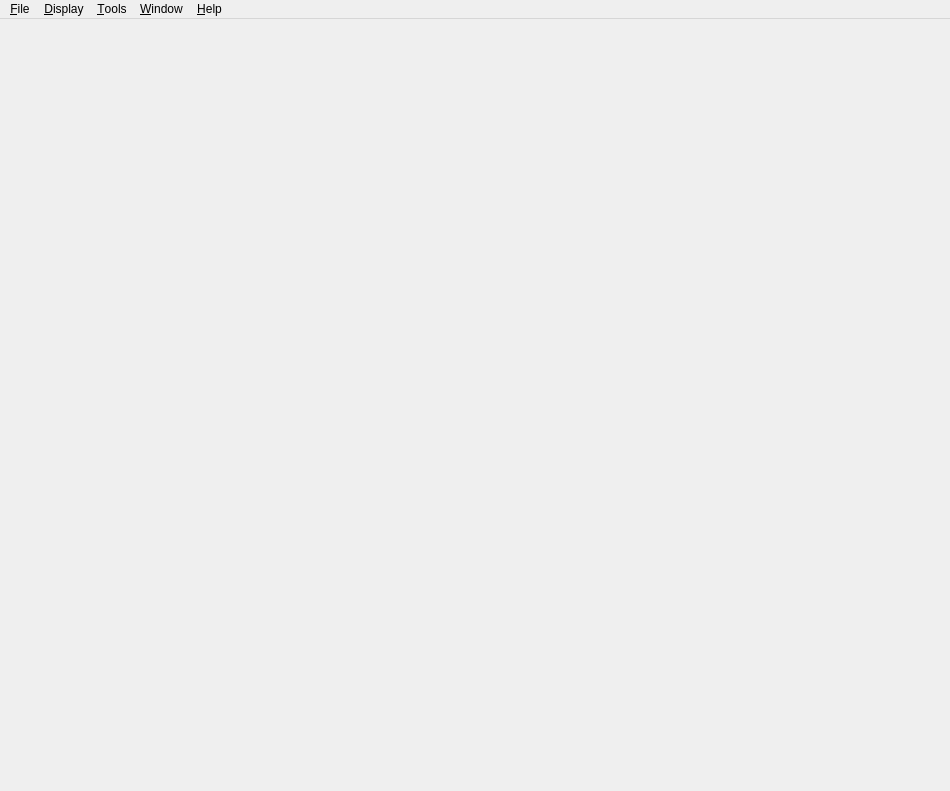
<?xml version="1.0" encoding="UTF-8"?>
<ui version="4.0">
 <class>Mayo::MainWindow</class>
 <widget class="QMainWindow" name="Mayo::MainWindow">
  <property name="geometry">
   <rect>
    <x>0</x>
    <y>0</y>
    <width>950</width>
    <height>791</height>
   </rect>
  </property>
  <property name="windowTitle">
   <string>Mayo</string>
  </property>
  <widget class="QWidget" name="centralWidget">
   <layout class="QVBoxLayout" name="verticalLayout_4">
    <property name="spacing">
     <number>0</number>
    </property>
    <property name="leftMargin">
     <number>0</number>
    </property>
    <property name="topMargin">
     <number>0</number>
    </property>
    <property name="rightMargin">
     <number>0</number>
    </property>
    <property name="bottomMargin">
     <number>0</number>
    </property>
    <item>
     <widget class="QStackedWidget" name="stack_Main">
      <property name="currentIndex">
       <number>0</number>
      </property>
      <widget class="QWidget" name="page_MainHome">
       <layout class="QVBoxLayout" name="verticalLayout_8">
        <property name="spacing">
         <number>20</number>
        </property>
        <item>
         <widget class="QWidget" name="widget_MainHome" native="true">
          <layout class="QVBoxLayout" name="verticalLayout_9">
           <property name="leftMargin">
            <number>0</number>
           </property>
           <property name="topMargin">
            <number>0</number>
           </property>
           <property name="rightMargin">
            <number>0</number>
           </property>
           <property name="bottomMargin">
            <number>0</number>
           </property>
           <item>
            <spacer name="verticalSpacer">
             <property name="orientation">
              <enum>Qt::Vertical</enum>
             </property>
             <property name="sizeType">
              <enum>QSizePolicy::Fixed</enum>
             </property>
             <property name="sizeHint" stdset="0">
              <size>
               <width>20</width>
               <height>40</height>
              </size>
             </property>
            </spacer>
           </item>
           <item>
            <widget class="WidgetHomeFiles" name="widget_HomeFiles" native="true">
             <widget class="QLabel" name="label_AppIcon">
              <property name="geometry">
               <rect>
                <x>0</x>
                <y>-70</y>
                <width>932</width>
                <height>350</height>
               </rect>
              </property>
              <property name="text">
               <string/>
              </property>
              <property name="pixmap">
               <pixmap resource="../../mayo.qrc">:/images/appicon_128.png</pixmap>
              </property>
              <property name="alignment">
               <set>Qt::AlignHCenter|Qt::AlignTop</set>
              </property>
             </widget>
            </widget>
           </item>
          </layout>
         </widget>
        </item>
       </layout>
      </widget>
      <widget class="QWidget" name="page_MainControl">
       <layout class="QVBoxLayout" name="verticalLayout_7">
        <property name="leftMargin">
         <number>0</number>
        </property>
        <property name="topMargin">
         <number>0</number>
        </property>
        <property name="rightMargin">
         <number>0</number>
        </property>
        <property name="bottomMargin">
         <number>0</number>
        </property>
        <item>
         <widget class="QSplitter" name="splitter_Main">
          <property name="orientation">
           <enum>Qt::Horizontal</enum>
          </property>
          <property name="childrenCollapsible">
           <bool>false</bool>
          </property>
          <widget class="QWidget" name="widget_Left" native="true">
           <layout class="QHBoxLayout" name="horizontalLayout_3">
            <property name="spacing">
             <number>0</number>
            </property>
            <property name="leftMargin">
             <number>0</number>
            </property>
            <property name="topMargin">
             <number>0</number>
            </property>
            <property name="rightMargin">
             <number>0</number>
            </property>
            <property name="bottomMargin">
             <number>0</number>
            </property>
            <item>
             <widget class="QWidget" name="widget_LeftContents" native="true">
              <layout class="QVBoxLayout" name="verticalLayout_5">
               <property name="spacing">
                <number>0</number>
               </property>
               <property name="leftMargin">
                <number>0</number>
               </property>
               <property name="topMargin">
                <number>0</number>
               </property>
               <property name="rightMargin">
                <number>0</number>
               </property>
               <property name="bottomMargin">
                <number>0</number>
               </property>
               <item>
                <widget class="QWidget" name="widget_LeftHeader" native="true">
                 <layout class="QHBoxLayout" name="Layout_WidgetLeftHeader">
                  <property name="spacing">
                   <number>1</number>
                  </property>
                  <property name="leftMargin">
                   <number>0</number>
                  </property>
                  <property name="topMargin">
                   <number>0</number>
                  </property>
                  <property name="rightMargin">
                   <number>4</number>
                  </property>
                  <property name="bottomMargin">
                   <number>0</number>
                  </property>
                  <item>
                   <widget class="QComboBox" name="combo_LeftContents">
                    <property name="sizePolicy">
                     <sizepolicy hsizetype="Preferred" vsizetype="Fixed">
                      <horstretch>1</horstretch>
                      <verstretch>0</verstretch>
                     </sizepolicy>
                    </property>
                    <property name="minimumSize">
                     <size>
                      <width>0</width>
                      <height>22</height>
                     </size>
                    </property>
                    <item>
                     <property name="text">
                      <string>Model tree</string>
                     </property>
                    </item>
                    <item>
                     <property name="text">
                      <string>Opened documents</string>
                     </property>
                    </item>
                    <item>
                     <property name="text">
                      <string>File system</string>
                     </property>
                    </item>
                   </widget>
                  </item>
                  <item>
                   <widget class="Line" name="line_SeparatorComboLeftContents">
                    <property name="frameShadow">
                     <enum>QFrame::Plain</enum>
                    </property>
                    <property name="orientation">
                     <enum>Qt::Vertical</enum>
                    </property>
                   </widget>
                  </item>
                  <item>
                   <widget class="QToolButton" name="btn_CloseLeftSideBar">
                    <property name="toolTip">
                     <string>Close Left Side Bar</string>
                    </property>
                    <property name="icon">
                     <iconset>
                      <normaloff>:/images/themes/classic/left-arrow-cross_16.png</normaloff>:/images/themes/classic/left-arrow-cross_16.png</iconset>
                    </property>
                    <property name="autoRaise">
                     <bool>true</bool>
                    </property>
                   </widget>
                  </item>
                 </layout>
                </widget>
               </item>
               <item>
                <widget class="QStackedWidget" name="stack_LeftContents">
                 <property name="currentIndex">
                  <number>0</number>
                 </property>
                 <widget class="QWidget" name="page_ModelTree">
                  <layout class="QVBoxLayout" name="verticalLayout_2">
                   <property name="leftMargin">
                    <number>0</number>
                   </property>
                   <property name="topMargin">
                    <number>0</number>
                   </property>
                   <property name="rightMargin">
                    <number>0</number>
                   </property>
                   <property name="bottomMargin">
                    <number>0</number>
                   </property>
                   <item>
                    <widget class="QSplitter" name="splitter_ModelTree">
                     <property name="orientation">
                      <enum>Qt::Vertical</enum>
                     </property>
                     <widget class="WidgetModelTree" name="widget_ModelTree" native="true">
                      <property name="sizePolicy">
                       <sizepolicy hsizetype="Preferred" vsizetype="Preferred">
                        <horstretch>0</horstretch>
                        <verstretch>1</verstretch>
                       </sizepolicy>
                      </property>
                     </widget>
                     <widget class="WidgetPropertiesEditor" name="widget_Properties" native="true"/>
                    </widget>
                   </item>
                  </layout>
                 </widget>
                 <widget class="QWidget" name="page_OpenedDocuments">
                  <layout class="QVBoxLayout" name="verticalLayout_6">
                   <property name="leftMargin">
                    <number>0</number>
                   </property>
                   <property name="topMargin">
                    <number>0</number>
                   </property>
                   <property name="rightMargin">
                    <number>0</number>
                   </property>
                   <property name="bottomMargin">
                    <number>0</number>
                   </property>
                   <item>
                    <widget class="QListView" name="listView_OpenedDocuments">
                     <property name="horizontalScrollBarPolicy">
                      <enum>Qt::ScrollBarAlwaysOff</enum>
                     </property>
                     <property name="editTriggers">
                      <set>QAbstractItemView::NoEditTriggers</set>
                     </property>
                     <property name="textElideMode">
                      <enum>Qt::ElideMiddle</enum>
                     </property>
                    </widget>
                   </item>
                  </layout>
                 </widget>
                 <widget class="QWidget" name="page_FileSystem">
                  <layout class="QVBoxLayout" name="verticalLayout_3">
                   <property name="leftMargin">
                    <number>0</number>
                   </property>
                   <property name="topMargin">
                    <number>0</number>
                   </property>
                   <property name="rightMargin">
                    <number>0</number>
                   </property>
                   <property name="bottomMargin">
                    <number>0</number>
                   </property>
                   <item>
                    <widget class="WidgetFileSystem" name="widget_FileSystem" native="true"/>
                   </item>
                  </layout>
                 </widget>
                </widget>
               </item>
              </layout>
             </widget>
            </item>
           </layout>
          </widget>
          <widget class="QWidget" name="widget_Right" native="true">
           <layout class="QVBoxLayout" name="verticalLayout">
            <property name="spacing">
             <number>0</number>
            </property>
            <property name="leftMargin">
             <number>1</number>
            </property>
            <property name="topMargin">
             <number>0</number>
            </property>
            <property name="rightMargin">
             <number>0</number>
            </property>
            <property name="bottomMargin">
             <number>1</number>
            </property>
            <item>
             <widget class="QWidget" name="widget_ControlGuiDocuments" native="true">
              <layout class="QHBoxLayout" name="horizontalLayout">
               <property name="spacing">
                <number>1</number>
               </property>
               <property name="leftMargin">
                <number>2</number>
               </property>
               <property name="topMargin">
                <number>0</number>
               </property>
               <property name="rightMargin">
                <number>0</number>
               </property>
               <property name="bottomMargin">
                <number>0</number>
               </property>
               <item>
                <widget class="QToolButton" name="btn_PreviousGuiDocument">
                 <property name="icon">
                  <iconset>
                   <normaloff>:/images/themes/classic/back_32.png</normaloff>:/images/themes/classic/back_32.png</iconset>
                 </property>
                 <property name="iconSize">
                  <size>
                   <width>12</width>
                   <height>12</height>
                  </size>
                 </property>
                 <property name="autoRaise">
                  <bool>true</bool>
                 </property>
                </widget>
               </item>
               <item>
                <widget class="QToolButton" name="btn_NextGuiDocument">
                 <property name="icon">
                  <iconset>
                   <normaloff>:/images/themes/classic/next_32.png</normaloff>:/images/themes/classic/next_32.png</iconset>
                 </property>
                 <property name="iconSize">
                  <size>
                   <width>12</width>
                   <height>12</height>
                  </size>
                 </property>
                 <property name="autoRaise">
                  <bool>true</bool>
                 </property>
                </widget>
               </item>
               <item>
                <widget class="QComboBox" name="combo_GuiDocuments">
                 <property name="minimumSize">
                  <size>
                   <width>0</width>
                   <height>22</height>
                  </size>
                 </property>
                 <property name="sizeAdjustPolicy">
                  <enum>QComboBox::AdjustToContents</enum>
                 </property>
                </widget>
               </item>
               <item>
                <widget class="Line" name="line">
                 <property name="frameShadow">
                  <enum>QFrame::Plain</enum>
                 </property>
                 <property name="orientation">
                  <enum>Qt::Vertical</enum>
                 </property>
                </widget>
               </item>
               <item>
                <widget class="QToolButton" name="btn_CloseGuiDocument">
                 <property name="icon">
                  <iconset>
                   <normaloff>:/images/themes/classic/cross_32.png</normaloff>:/images/themes/classic/cross_32.png</iconset>
                 </property>
                 <property name="iconSize">
                  <size>
                   <width>12</width>
                   <height>12</height>
                  </size>
                 </property>
                 <property name="autoRaise">
                  <bool>true</bool>
                 </property>
                </widget>
               </item>
               <item>
                <widget class="Line" name="line_2">
                 <property name="frameShadow">
                  <enum>QFrame::Plain</enum>
                 </property>
                 <property name="orientation">
                  <enum>Qt::Vertical</enum>
                 </property>
                </widget>
               </item>
               <item>
                <widget class="QWidget" name="widget_Spacer" native="true">
                 <property name="sizePolicy">
                  <sizepolicy hsizetype="Preferred" vsizetype="Preferred">
                   <horstretch>1</horstretch>
                   <verstretch>0</verstretch>
                  </sizepolicy>
                 </property>
                </widget>
               </item>
               <item>
                <widget class="QWidget" name="widget_MouseCoords" native="true">
                 <layout class="QHBoxLayout" name="horizontalLayout_7">
                  <property name="leftMargin">
                   <number>0</number>
                  </property>
                  <property name="topMargin">
                   <number>0</number>
                  </property>
                  <property name="rightMargin">
                   <number>0</number>
                  </property>
                  <property name="bottomMargin">
                   <number>0</number>
                  </property>
                  <item>
                   <layout class="QHBoxLayout" name="horizontalLayout_4">
                    <property name="spacing">
                     <number>0</number>
                    </property>
                    <item>
                     <widget class="QLabel" name="label_PosX">
                      <property name="text">
                       <string>X=</string>
                      </property>
                     </widget>
                    </item>
                    <item>
                     <widget class="QLabel" name="label_ValuePosX">
                      <property name="text">
                       <string>?</string>
                      </property>
                     </widget>
                    </item>
                   </layout>
                  </item>
                  <item>
                   <layout class="QHBoxLayout" name="horizontalLayout_5">
                    <property name="spacing">
                     <number>0</number>
                    </property>
                    <item>
                     <widget class="QLabel" name="label_PosY">
                      <property name="text">
                       <string>Y=</string>
                      </property>
                     </widget>
                    </item>
                    <item>
                     <widget class="QLabel" name="label_ValuePosY">
                      <property name="text">
                       <string>?</string>
                      </property>
                     </widget>
                    </item>
                   </layout>
                  </item>
                  <item>
                   <layout class="QHBoxLayout" name="horizontalLayout_6">
                    <property name="spacing">
                     <number>0</number>
                    </property>
                    <item>
                     <widget class="QLabel" name="label_PosZ">
                      <property name="text">
                       <string>Z=</string>
                      </property>
                     </widget>
                    </item>
                    <item>
                     <widget class="QLabel" name="label_ValuePosZ">
                      <property name="text">
                       <string>?</string>
                      </property>
                     </widget>
                    </item>
                   </layout>
                  </item>
                 </layout>
                </widget>
               </item>
              </layout>
             </widget>
            </item>
            <item>
             <widget class="QStackedWidget" name="stack_GuiDocuments">
              <property name="sizePolicy">
               <sizepolicy hsizetype="Expanding" vsizetype="Expanding">
                <horstretch>2</horstretch>
                <verstretch>0</verstretch>
               </sizepolicy>
              </property>
             </widget>
            </item>
           </layout>
          </widget>
         </widget>
        </item>
       </layout>
      </widget>
     </widget>
    </item>
   </layout>
  </widget>
  <widget class="QMenuBar" name="menuBar">
   <property name="geometry">
    <rect>
     <x>0</x>
     <y>0</y>
     <width>950</width>
     <height>21</height>
    </rect>
   </property>
   <widget class="QMenu" name="menu_File">
    <property name="title">
     <string>&amp;File</string>
    </property>
    <addaction name="actionNewDoc"/>
    <addaction name="actionOpen"/>
    <addaction name="actionRecentFiles"/>
    <addaction name="separator"/>
    <addaction name="actionImport"/>
    <addaction name="actionExportSelectedItems"/>
    <addaction name="separator"/>
    <addaction name="actionCloseDoc"/>
    <addaction name="actionCloseAllDocuments"/>
    <addaction name="actionCloseAllExcept"/>
    <addaction name="separator"/>
    <addaction name="actionQuit"/>
    <addaction name="actionSave"/>
    <addaction name="actionOpen2"/>
   </widget>
   <widget class="QMenu" name="menu_Help">
    <property name="title">
     <string>&amp;Help</string>
    </property>
    <addaction name="actionReportBug"/>
    <addaction name="separator"/>
    <addaction name="actionAboutMayo"/>
   </widget>
   <widget class="QMenu" name="menu_Options">
    <property name="title">
     <string>&amp;Tools</string>
    </property>
    <addaction name="actionSaveImageView"/>
    <addaction name="actionInspectXDE"/>
    <addaction name="separator"/>
    <addaction name="actionOptions"/>
   </widget>
   <widget class="QMenu" name="menu_Window">
    <property name="title">
     <string>&amp;Window</string>
    </property>
    <addaction name="actionToggleFullscreen"/>
    <addaction name="actionToggleLeftSidebar"/>
    <addaction name="separator"/>
    <addaction name="actionPreviousDoc"/>
    <addaction name="actionNextDoc"/>
   </widget>
   <widget class="QMenu" name="menu_Display">
    <property name="title">
     <string>&amp;Display</string>
    </property>
    <widget class="QMenu" name="menu_Projection">
     <property name="title">
      <string>Projection</string>
     </property>
     <addaction name="actionProjectionOrthographic"/>
     <addaction name="actionProjectionPerspective"/>
    </widget>
    <addaction name="menu_Projection"/>
    <addaction name="actionToggleOriginTrihedron"/>
    <addaction name="separator"/>
    <addaction name="actionZoomIn"/>
    <addaction name="actionZoomOut"/>
   </widget>
   <addaction name="menu_File"/>
   <addaction name="menu_Display"/>
   <addaction name="menu_Options"/>
   <addaction name="menu_Window"/>
   <addaction name="menu_Help"/>
  </widget>
  <action name="actionNewDoc">
   <property name="text">
    <string>New</string>
   </property>
   <property name="shortcut">
    <string>Ctrl+N</string>
   </property>
  </action>
  <action name="actionImport">
   <property name="text">
    <string>Import</string>
   </property>
  </action>
  <action name="actionQuit">
   <property name="text">
    <string>Quit</string>
   </property>
  </action>
  <action name="actionOpen">
   <property name="text">
    <string>Open</string>
   </property>
   <property name="shortcut">
    <string>Ctrl+O</string>
   </property>
  </action>
  <action name="actionAboutMayo">
   <property name="text">
    <string>About Mayo</string>
   </property>
  </action>
  <action name="actionReportBug">
   <property name="text">
    <string>Report Bug</string>
   </property>
  </action>
  <action name="actionOptions">
   <property name="text">
    <string>Options</string>
   </property>
  </action>
  <action name="actionSaveImageView">
   <property name="icon">
    <iconset>
     <normaloff>:/images/themes/classic/camera_32.png</normaloff>:/images/themes/classic/camera_32.png</iconset>
   </property>
   <property name="text">
    <string>Save View to Image</string>
   </property>
  </action>
  <action name="actionExportSelectedItems">
   <property name="text">
    <string>Export selected items</string>
   </property>
  </action>
  <action name="actionInspectXDE">
   <property name="text">
    <string>Inspect XDE</string>
   </property>
  </action>
  <action name="actionPreviousDoc">
   <property name="icon">
    <iconset>
     <normaloff>:/images/previous.png</normaloff>:/images/previous.png</iconset>
   </property>
   <property name="text">
    <string>Previous Document</string>
   </property>
   <property name="toolTip">
    <string>Previous Document</string>
   </property>
   <property name="shortcut">
    <string>Alt+Left</string>
   </property>
  </action>
  <action name="actionNextDoc">
   <property name="icon">
    <iconset>
     <normaloff>:/images/next.png</normaloff>:/images/next.png</iconset>
   </property>
   <property name="text">
    <string>Next Document</string>
   </property>
   <property name="toolTip">
    <string>Next Document</string>
   </property>
   <property name="shortcut">
    <string>Alt+Right</string>
   </property>
  </action>
  <action name="actionCloseDoc">
   <property name="icon">
    <iconset>
     <normaloff>:/images/close.png</normaloff>:/images/close.png</iconset>
   </property>
   <property name="text">
    <string>Close &quot;%1&quot;</string>
   </property>
   <property name="shortcut">
    <string>Ctrl+W</string>
   </property>
  </action>
  <action name="actionToggleFullscreen">
   <property name="checkable">
    <bool>true</bool>
   </property>
   <property name="text">
    <string>Fullscreen</string>
   </property>
   <property name="toolTip">
    <string>Switch Fullscreen/Normal</string>
   </property>
   <property name="shortcut">
    <string>F11</string>
   </property>
  </action>
  <action name="actionToggleLeftSidebar">
   <property name="checkable">
    <bool>true</bool>
   </property>
   <property name="icon">
    <iconset>
     <normaloff>:/images/themes/classic/left-sidebar_32.png</normaloff>:/images/themes/classic/left-sidebar_32.png</iconset>
   </property>
   <property name="text">
    <string>Show Left Sidebar</string>
   </property>
   <property name="toolTip">
    <string>Show/Hide Left Sidebar</string>
   </property>
   <property name="shortcut">
    <string>Alt+0</string>
   </property>
  </action>
  <action name="actionRecentFiles">
   <property name="text">
    <string>Recent files</string>
   </property>
  </action>
  <action name="actionToggleOriginTrihedron">
   <property name="checkable">
    <bool>true</bool>
   </property>
   <property name="text">
    <string>Show Origin Trihedron</string>
   </property>
   <property name="toolTip">
    <string>Show/Hide Origin Trihedron</string>
   </property>
  </action>
  <action name="actionZoomIn">
   <property name="text">
    <string>Zoom In</string>
   </property>
   <property name="shortcut">
    <string>Ctrl++</string>
   </property>
  </action>
  <action name="actionZoomOut">
   <property name="text">
    <string>Zoom Out</string>
   </property>
   <property name="shortcut">
    <string>Ctrl+-</string>
   </property>
  </action>
  <action name="actionCloseAllDocuments">
   <property name="text">
    <string>Close all</string>
   </property>
   <property name="shortcut">
    <string>Ctrl+Shift+W</string>
   </property>
  </action>
  <action name="actionCloseAllExcept">
   <property name="text">
    <string>Close all except &quot;%1&quot;</string>
   </property>
  </action>
  <action name="actionProjectionPerspective">
   <property name="checkable">
    <bool>true</bool>
   </property>
   <property name="text">
    <string>Perspective</string>
   </property>
  </action>
  <action name="actionProjectionOrthographic">
   <property name="checkable">
    <bool>true</bool>
   </property>
   <property name="text">
    <string>Orthographic</string>
   </property>
  </action>
  <action name="actionSave">
   <property name="text">
    <string>Save</string>
   </property>
  </action>
  <action name="actionOpen2">
   <property name="text">
    <string>Open2</string>
   </property>
  </action>
 </widget>
 <layoutdefault spacing="6" margin="11"/>
 <customwidgets>
  <customwidget>
   <class>WidgetModelTree</class>
   <extends>QWidget</extends>
   <header>widget_model_tree.h</header>
   <container>1</container>
  </customwidget>
  <customwidget>
   <class>WidgetFileSystem</class>
   <extends>QWidget</extends>
   <header>widget_file_system.h</header>
   <container>1</container>
  </customwidget>
  <customwidget>
   <class>WidgetPropertiesEditor</class>
   <extends>QWidget</extends>
   <header>widget_properties_editor.h</header>
   <container>1</container>
  </customwidget>
  <customwidget>
   <class>WidgetHomeFiles</class>
   <extends>QWidget</extends>
   <header>widget_home_files.h</header>
   <container>1</container>
  </customwidget>
 </customwidgets>
 <resources>
  <include location="../../mayo.qrc"/>
 </resources>
 <connections/>
</ui>
